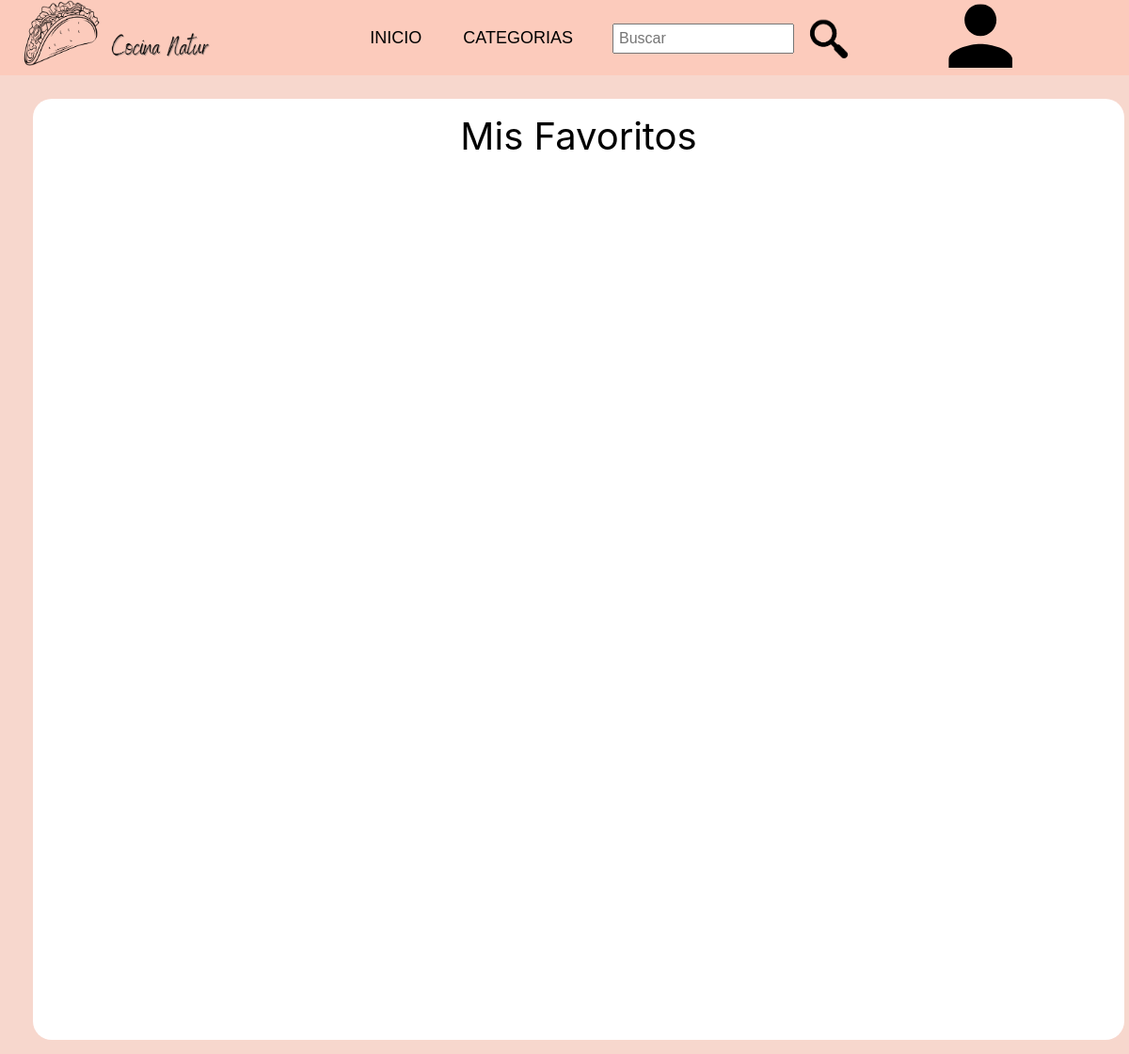
Before: /Favoritos.php (signed in) with the older database file.
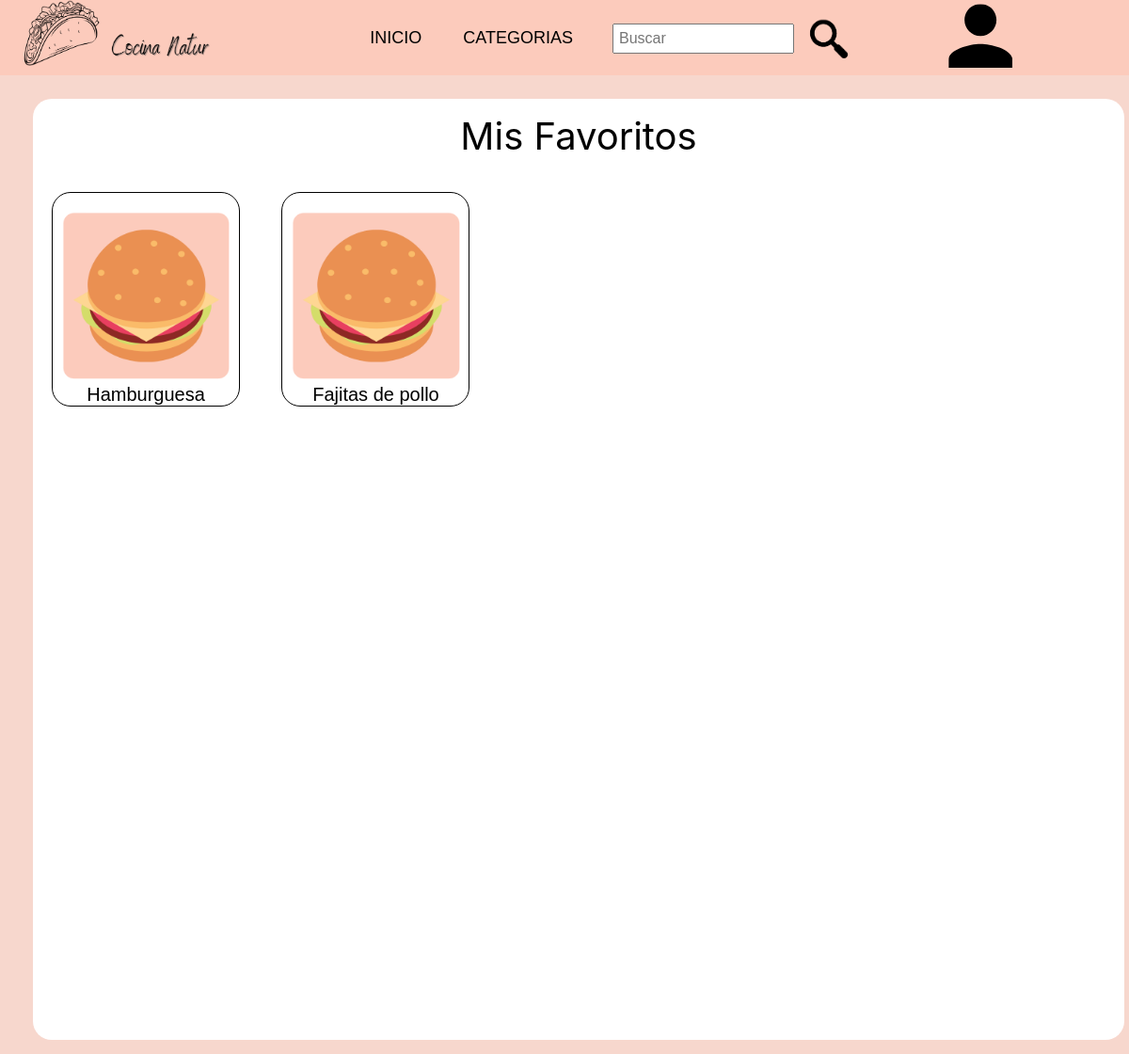
After: the same page with the newer database file.
### tables this page shows
CREATE TABLE `favoritos_usuario` (
  `id_usuario` int(11) NOT NULL,
  `id_receta` int(11) NOT NULL
);

CREATE TABLE `receta` (
  `id_receta` int(11) NOT NULL,
  `id_usuario` int(11) NOT NULL,
  `nombre_receta` text NOT NULL,
  `tipo_receta` varchar(50) NOT NULL,
  `tiempo_receta` varchar(10) NOT NULL,
  `dificultad_receta` varchar(20) NOT NULL,
  `calificacion_receta` int(5) NOT NULL,
  `ingredientes_receta` varchar(1000) NOT NULL,
  `pasos_receta` text NOT NULL
);

### Favoritos.php (the view, shortened to what this page needs)
<?php include "layouts/header.php"; ?>
<?php
    require 'Controllers/connect_db.php';
    $consultar = "SELECT * FROM favoritos_usuario INNER JOIN receta WHERE favoritos_usuario.id_receta = receta.id_receta AND favoritos_usuario.id_usuario = $_SESSION[id_usuario]";
    $query = mysqli_query($conexion,$consultar);
?>
<!DOCTYPE html>
<html lang="en">
<head>
    <link rel="stylesheet" type="text/css" href="CSS/CSSrecet.css">
</head>
<body class="body">
    <div class="resetspace">
        <div>
            <p id="titulo">Mis Favoritos</p>
        </div>
        <?php foreach($query as $row){
            if($row['id_usuario'] <> $_SESSION['id_usuario']){?>
                <a href="RecetaPage.php?id=<?php echo $row['id_receta'] ?>"><div class="recet">
                    <img src="images/food.png">
                    <p><?php echo $row['nombre_receta']; ?></p>
                </div></a>
        <?php } ?>
        <?php } ?>
    </div>
</body>
</html>

Changed rows visible on the page:
added favoritos_usuario: receta.nombre_receta "Hamburguesa"
added favoritos_usuario: receta.nombre_receta "Fajitas de pollo"
